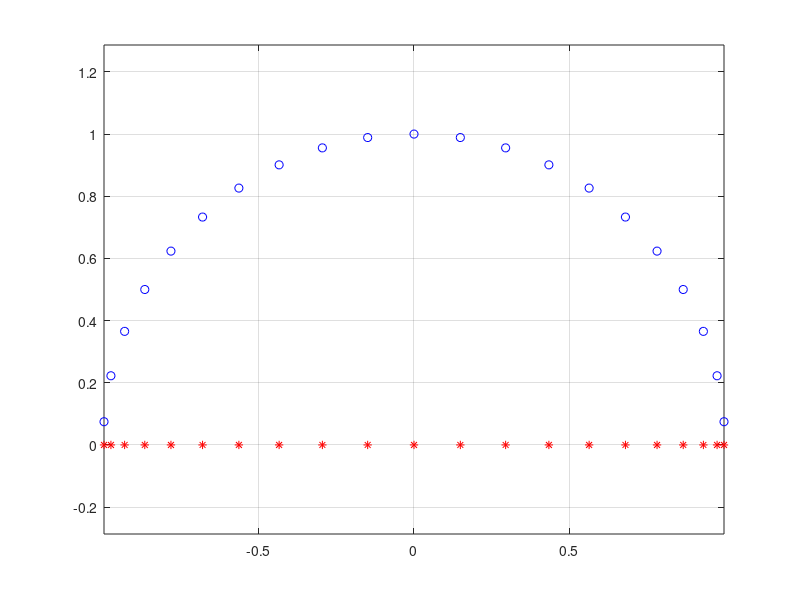

Recreate this plot in MATLAB.
% Visualizzare i nodi di Chebychev
close all
clear
clc

%% plot nodi
n=20;
t=cos((2*(0:n)+1)/(n+1)*pi/2);  % basta qst istruzione per costrire i nodi
                                % notazione vettoriale -> no ciclo for!
plot(t,0*t, '*r', 'Markersize', 6)  % come ascisse ho i nodi e come ordina.
                                    % 0*t questo e' un trucco per avere un 
                                    % vettore di 0 lungo quanto t 
                                    % -> metteremo tutti i punti sull'asse
                                    %    dell'ascisse xke' le ordin. sono 0
grid on
% non sono equispaziati e sono piu' addensati lungo gli estremi
% dell'intervallo

%% vediamo invece che sono equispaziati sulla circonferenza goniometrica
% quindi diamo come ordinate il seno degli angoli dati in pasto alle
% ascisse (cioe' al coseno)
hold on
axis equal
ts=sin((2*(0:n)+1)/(n+1)*pi/2);
plot(t, ts, 'ob', 'Markersize', 6)
